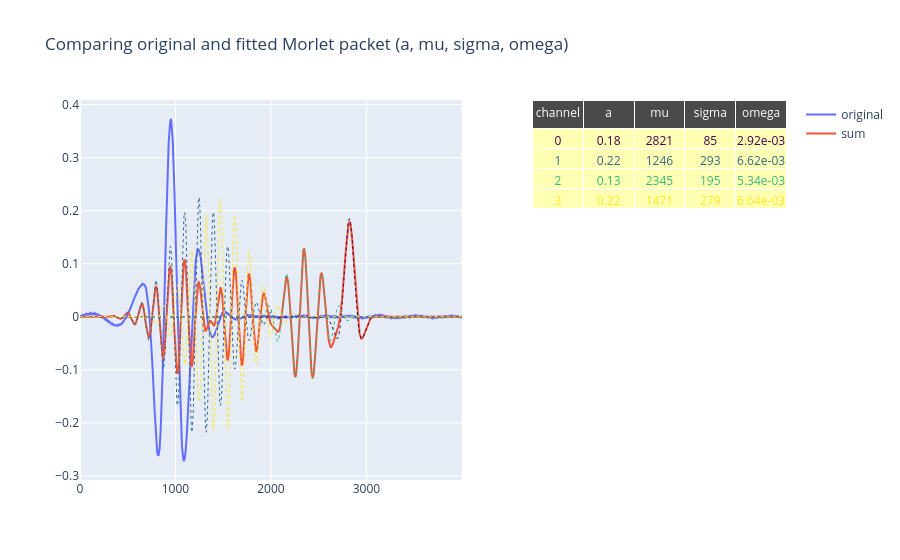

Source (notebook cell):
### Code cell
from Gaussian_Sampler.viz.visualize_scan_data import training_viewer

training_viewer(dset, fits, params)

### Figure 1 — Plotly figure (JSON) as saved in the notebook; plotly's stock layout.template omitted (floating-point values rounded to 4 significant figures; data arrays with more than 128 entries replaced by an {"elided": "..."} marker saying what was removed)
{"data": [{"mode": "lines", "name": "original", "type": "scatter", "x": {"elided": "4000 int values"}, "xaxis": "x", "y": {"elided": "4000 float values"}, "yaxis": "y"}, {"mode": "lines", "name": "sum", "type": "scatter", "x": {"elided": "4000 int values"}, "xaxis": "x", "y": {"elided": "4000 float values"}, "yaxis": "y"}, {"line": {"color": "#440154", "dash": "dot", "width": 1}, "mode": "lines", "name": "Channel 0", "showlegend": false, "type": "scatter", "x": {"elided": "4000 int values"}, "xaxis": "x", "y": {"elided": "4000 float values"}, "yaxis": "y"}, {"line": {"color": "#31688e", "dash": "dot", "width": 1}, "mode": "lines", "name": "Channel 1", "showlegend": false, "type": "scatter", "x": {"elided": "4000 int values"}, "xaxis": "x", "y": {"elided": "4000 float values"}, "yaxis": "y"}, {"line": {"color": "#35b779", "dash": "dot", "width": 1}, "mode": "lines", "name": "Channel 2", "showlegend": false, "type": "scatter", "x": {"elided": "4000 int values"}, "xaxis": "x", "y": {"elided": "4000 float values"}, "yaxis": "y"}, {"line": {"color": "#fde725", "dash": "dot", "width": 1}, "mode": "lines", "name": "Channel 3", "showlegend": false, "type": "scatter", "x": {"elided": "4000 int values"}, "xaxis": "x", "y": {"elided": "4000 float values"}, "yaxis": "y"}, {"cells": {"align": "center", "fill": {"color": [["#ffffb3", "#ffffb3", "#ffffb3", "#ffffb3"], ["#ffffb3", "#ffffb3", "#ffffb3", "#ffffb3"], ["#ffffb3", "#ffffb3", "#ffffb3", "#ffffb3"], ["#ffffb3", "#ffffb3", "#ffffb3", "#ffffb3"], ["#ffffb3", "#ffffb3", "#ffffb3", "#ffffb3"]]}, "font": {"color": [["#440154", "#31688e", "#35b779", "#fde725"], ["#440154", "#31688e", "#35b779", "#fde725"], ["#440154", "#31688e", "#35b779", "#fde725"], ["#440154", "#31688e", "#35b779", "#fde725"], ["#440154", "#31688e", "#35b779", "#fde725"]]}, "values": [[0, 1, 2, 3], ["0.18", "0.22", "0.13", "0.22"], ["2821", "1246", "2345", "1471"], ["85", "293", "195", "279"], ["2.92e-03", "6.62e-03", "5.34e-03", "6.64e-03"]]}, "domain": {"x": [0.64, 1], "y": [0, 1]}, "header": {"align": "center", "fill": {"color": "#4a4a4a"}, "font": {"color": "white"}, "values": ["channel", "a", "mu", "sigma", "omega"]}, "type": "table"}], "layout": {"title": {"text": "Comparing original and fitted Morlet packet (a, mu, sigma, omega)"}, "xaxis": {"anchor": "y", "domain": [0, 0.54]}, "yaxis": {"anchor": "x", "domain": [0, 1]}}}
